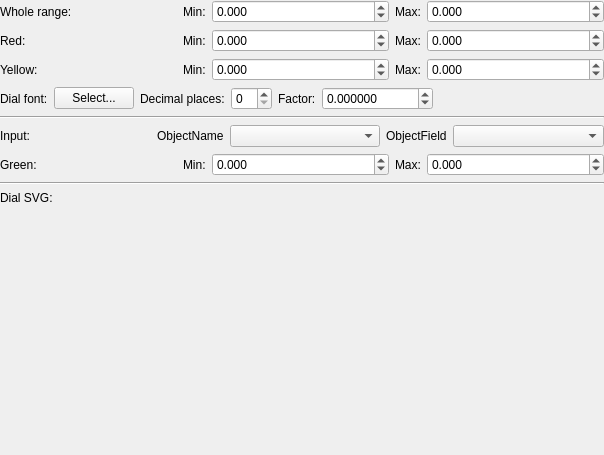
<?xml version="1.0" encoding="UTF-8"?>
<ui version="4.0">
 <class>LineardialGadgetOptionsPage</class>
 <widget class="QWidget" name="LineardialGadgetOptionsPage">
  <property name="geometry">
   <rect>
    <x>0</x>
    <y>0</y>
    <width>604</width>
    <height>455</height>
   </rect>
  </property>
  <property name="sizePolicy">
   <sizepolicy hsizetype="Expanding" vsizetype="Expanding">
    <horstretch>0</horstretch>
    <verstretch>0</verstretch>
   </sizepolicy>
  </property>
  <property name="windowTitle">
   <string>Form</string>
  </property>
  <layout class="QVBoxLayout" name="verticalLayout_2">
   <property name="margin">
    <number>0</number>
   </property>
   <item>
    <widget class="QScrollArea" name="scrollArea">
     <property name="frameShape">
      <enum>QFrame::NoFrame</enum>
     </property>
     <property name="frameShadow">
      <enum>QFrame::Plain</enum>
     </property>
     <property name="widgetResizable">
      <bool>true</bool>
     </property>
     <widget class="QWidget" name="scrollAreaWidgetContents">
      <property name="geometry">
       <rect>
        <x>0</x>
        <y>0</y>
        <width>604</width>
        <height>455</height>
       </rect>
      </property>
      <layout class="QVBoxLayout" name="verticalLayout">
       <property name="margin">
        <number>0</number>
       </property>
       <item>
        <layout class="QHBoxLayout" name="horizontalLayout_5">
         <item>
          <widget class="QLabel" name="label_8">
           <property name="sizePolicy">
            <sizepolicy hsizetype="MinimumExpanding" vsizetype="Preferred">
             <horstretch>0</horstretch>
             <verstretch>0</verstretch>
            </sizepolicy>
           </property>
           <property name="text">
            <string>Whole range:</string>
           </property>
          </widget>
         </item>
         <item>
          <widget class="QLabel" name="label_9">
           <property name="text">
            <string>Min:</string>
           </property>
          </widget>
         </item>
         <item>
          <widget class="QDoubleSpinBox" name="minValue">
           <property name="sizePolicy">
            <sizepolicy hsizetype="MinimumExpanding" vsizetype="Fixed">
             <horstretch>0</horstretch>
             <verstretch>0</verstretch>
            </sizepolicy>
           </property>
           <property name="decimals">
            <number>3</number>
           </property>
           <property name="minimum">
            <double>-99999.000000000000000</double>
           </property>
           <property name="maximum">
            <double>99999.990000000005239</double>
           </property>
          </widget>
         </item>
         <item>
          <widget class="QLabel" name="label_13">
           <property name="text">
            <string>Max:</string>
           </property>
          </widget>
         </item>
         <item>
          <widget class="QDoubleSpinBox" name="maxValue">
           <property name="sizePolicy">
            <sizepolicy hsizetype="MinimumExpanding" vsizetype="Fixed">
             <horstretch>0</horstretch>
             <verstretch>0</verstretch>
            </sizepolicy>
           </property>
           <property name="decimals">
            <number>3</number>
           </property>
           <property name="minimum">
            <double>-99999.000000000000000</double>
           </property>
           <property name="maximum">
            <double>99999.990000000005239</double>
           </property>
          </widget>
         </item>
        </layout>
       </item>
       <item>
        <layout class="QHBoxLayout" name="horizontalLayout_4">
         <item>
          <widget class="QLabel" name="label_6">
           <property name="sizePolicy">
            <sizepolicy hsizetype="MinimumExpanding" vsizetype="Preferred">
             <horstretch>0</horstretch>
             <verstretch>0</verstretch>
            </sizepolicy>
           </property>
           <property name="text">
            <string>Red:</string>
           </property>
          </widget>
         </item>
         <item>
          <widget class="QLabel" name="label_7">
           <property name="text">
            <string>Min:</string>
           </property>
          </widget>
         </item>
         <item>
          <widget class="QDoubleSpinBox" name="redMin">
           <property name="sizePolicy">
            <sizepolicy hsizetype="MinimumExpanding" vsizetype="Fixed">
             <horstretch>0</horstretch>
             <verstretch>0</verstretch>
            </sizepolicy>
           </property>
           <property name="decimals">
            <number>3</number>
           </property>
           <property name="minimum">
            <double>-99999.000000000000000</double>
           </property>
           <property name="maximum">
            <double>99999.990000000005239</double>
           </property>
          </widget>
         </item>
         <item>
          <widget class="QLabel" name="label_12">
           <property name="text">
            <string>Max:</string>
           </property>
          </widget>
         </item>
         <item>
          <widget class="QDoubleSpinBox" name="redMax">
           <property name="sizePolicy">
            <sizepolicy hsizetype="MinimumExpanding" vsizetype="Fixed">
             <horstretch>0</horstretch>
             <verstretch>0</verstretch>
            </sizepolicy>
           </property>
           <property name="decimals">
            <number>3</number>
           </property>
           <property name="minimum">
            <double>-99999.000000000000000</double>
           </property>
           <property name="maximum">
            <double>99999.990000000005239</double>
           </property>
          </widget>
         </item>
        </layout>
       </item>
       <item>
        <layout class="QHBoxLayout" name="horizontalLayout_3">
         <item>
          <widget class="QLabel" name="label_4">
           <property name="sizePolicy">
            <sizepolicy hsizetype="MinimumExpanding" vsizetype="Preferred">
             <horstretch>0</horstretch>
             <verstretch>0</verstretch>
            </sizepolicy>
           </property>
           <property name="text">
            <string>Yellow:</string>
           </property>
          </widget>
         </item>
         <item>
          <widget class="QLabel" name="label_5">
           <property name="text">
            <string>Min:</string>
           </property>
          </widget>
         </item>
         <item>
          <widget class="QDoubleSpinBox" name="yellowMin">
           <property name="sizePolicy">
            <sizepolicy hsizetype="MinimumExpanding" vsizetype="Fixed">
             <horstretch>0</horstretch>
             <verstretch>0</verstretch>
            </sizepolicy>
           </property>
           <property name="decimals">
            <number>3</number>
           </property>
           <property name="minimum">
            <double>-99999.000000000000000</double>
           </property>
           <property name="maximum">
            <double>99999.990000000005239</double>
           </property>
          </widget>
         </item>
         <item>
          <widget class="QLabel" name="label_11">
           <property name="text">
            <string>Max:</string>
           </property>
          </widget>
         </item>
         <item>
          <widget class="QDoubleSpinBox" name="yellowMax">
           <property name="sizePolicy">
            <sizepolicy hsizetype="MinimumExpanding" vsizetype="Fixed">
             <horstretch>0</horstretch>
             <verstretch>0</verstretch>
            </sizepolicy>
           </property>
           <property name="decimals">
            <number>3</number>
           </property>
           <property name="minimum">
            <double>-99999.000000000000000</double>
           </property>
           <property name="maximum">
            <double>99999.990000000005239</double>
           </property>
          </widget>
         </item>
        </layout>
       </item>
       <item>
        <layout class="QHBoxLayout" name="horizontalLayout_6">
         <property name="topMargin">
          <number>0</number>
         </property>
         <item>
          <widget class="QLabel" name="label_14">
           <property name="sizePolicy">
            <sizepolicy hsizetype="Minimum" vsizetype="Preferred">
             <horstretch>0</horstretch>
             <verstretch>0</verstretch>
            </sizepolicy>
           </property>
           <property name="text">
            <string>Dial font:</string>
           </property>
          </widget>
         </item>
         <item>
          <widget class="QPushButton" name="fontPicker">
           <property name="text">
            <string>Select...</string>
           </property>
          </widget>
         </item>
         <item>
          <widget class="QLabel" name="label_15">
           <property name="text">
            <string>Decimal places:</string>
           </property>
          </widget>
         </item>
         <item>
          <widget class="QSpinBox" name="decPlaces">
           <property name="maximum">
            <number>99</number>
           </property>
          </widget>
         </item>
         <item>
          <widget class="QLabel" name="label_16">
           <property name="text">
            <string>Factor:</string>
           </property>
          </widget>
         </item>
         <item>
          <widget class="QDoubleSpinBox" name="factor">
           <property name="decimals">
            <number>6</number>
           </property>
           <property name="minimum">
            <double>-10000.000000000000000</double>
           </property>
           <property name="maximum">
            <double>100000.000000000000000</double>
           </property>
          </widget>
         </item>
         <item>
          <spacer name="horizontalSpacer">
           <property name="orientation">
            <enum>Qt::Horizontal</enum>
           </property>
           <property name="sizeHint" stdset="0">
            <size>
             <width>40</width>
             <height>20</height>
            </size>
           </property>
          </spacer>
         </item>
        </layout>
       </item>
       <item>
        <widget class="Line" name="line">
         <property name="orientation">
          <enum>Qt::Horizontal</enum>
         </property>
        </widget>
       </item>
       <item>
        <layout class="QHBoxLayout" name="horizontalLayout_7">
         <item>
          <widget class="QLabel" name="label_17">
           <property name="sizePolicy">
            <sizepolicy hsizetype="MinimumExpanding" vsizetype="Preferred">
             <horstretch>0</horstretch>
             <verstretch>0</verstretch>
            </sizepolicy>
           </property>
           <property name="text">
            <string>Input:</string>
           </property>
          </widget>
         </item>
         <item>
          <widget class="QLabel" name="label_18">
           <property name="text">
            <string>ObjectName</string>
           </property>
          </widget>
         </item>
         <item>
          <widget class="QComboBox" name="objectName">
           <property name="sizePolicy">
            <sizepolicy hsizetype="Expanding" vsizetype="Fixed">
             <horstretch>0</horstretch>
             <verstretch>0</verstretch>
            </sizepolicy>
           </property>
          </widget>
         </item>
         <item>
          <widget class="QLabel" name="label_19">
           <property name="text">
            <string>ObjectField</string>
           </property>
          </widget>
         </item>
         <item>
          <widget class="QComboBox" name="objectField">
           <property name="sizePolicy">
            <sizepolicy hsizetype="Expanding" vsizetype="Fixed">
             <horstretch>0</horstretch>
             <verstretch>0</verstretch>
            </sizepolicy>
           </property>
          </widget>
         </item>
        </layout>
       </item>
       <item>
        <layout class="QHBoxLayout" name="horizontalLayout_2">
         <item>
          <widget class="QLabel" name="label_2">
           <property name="sizePolicy">
            <sizepolicy hsizetype="MinimumExpanding" vsizetype="Preferred">
             <horstretch>0</horstretch>
             <verstretch>0</verstretch>
            </sizepolicy>
           </property>
           <property name="text">
            <string>Green:</string>
           </property>
          </widget>
         </item>
         <item>
          <widget class="QLabel" name="label_3">
           <property name="text">
            <string>Min:</string>
           </property>
          </widget>
         </item>
         <item>
          <widget class="QDoubleSpinBox" name="greenMin">
           <property name="sizePolicy">
            <sizepolicy hsizetype="MinimumExpanding" vsizetype="Fixed">
             <horstretch>0</horstretch>
             <verstretch>0</verstretch>
            </sizepolicy>
           </property>
           <property name="decimals">
            <number>3</number>
           </property>
           <property name="minimum">
            <double>-99999.000000000000000</double>
           </property>
           <property name="maximum">
            <double>99999.990000000005239</double>
           </property>
          </widget>
         </item>
         <item>
          <widget class="QLabel" name="label_10">
           <property name="text">
            <string>Max:</string>
           </property>
          </widget>
         </item>
         <item>
          <widget class="QDoubleSpinBox" name="greenMax">
           <property name="sizePolicy">
            <sizepolicy hsizetype="MinimumExpanding" vsizetype="Fixed">
             <horstretch>0</horstretch>
             <verstretch>0</verstretch>
            </sizepolicy>
           </property>
           <property name="decimals">
            <number>3</number>
           </property>
           <property name="minimum">
            <double>-99999.000000000000000</double>
           </property>
           <property name="maximum">
            <double>99999.990000000005239</double>
           </property>
          </widget>
         </item>
        </layout>
       </item>
       <item>
        <widget class="Line" name="line_3">
         <property name="orientation">
          <enum>Qt::Horizontal</enum>
         </property>
        </widget>
       </item>
       <item>
        <layout class="QHBoxLayout" name="horizontalLayout" stretch="0,0">
         <property name="spacing">
          <number>10</number>
         </property>
         <property name="sizeConstraint">
          <enum>QLayout::SetMaximumSize</enum>
         </property>
         <property name="bottomMargin">
          <number>10</number>
         </property>
         <item>
          <widget class="QLabel" name="label">
           <property name="text">
            <string>Dial SVG: </string>
           </property>
          </widget>
         </item>
         <item>
          <widget class="Utils::PathChooser" name="svgSourceFile" native="true">
           <property name="sizePolicy">
            <sizepolicy hsizetype="MinimumExpanding" vsizetype="Preferred">
             <horstretch>0</horstretch>
             <verstretch>0</verstretch>
            </sizepolicy>
           </property>
          </widget>
         </item>
        </layout>
       </item>
       <item>
        <spacer name="verticalSpacer">
         <property name="orientation">
          <enum>Qt::Vertical</enum>
         </property>
         <property name="sizeHint" stdset="0">
          <size>
           <width>20</width>
           <height>40</height>
          </size>
         </property>
        </spacer>
       </item>
      </layout>
     </widget>
    </widget>
   </item>
  </layout>
 </widget>
 <customwidgets>
  <customwidget>
   <class>Utils::PathChooser</class>
   <extends>QWidget</extends>
   <header>utils/pathchooser.h</header>
   <container>1</container>
  </customwidget>
 </customwidgets>
 <resources/>
 <connections/>
</ui>
